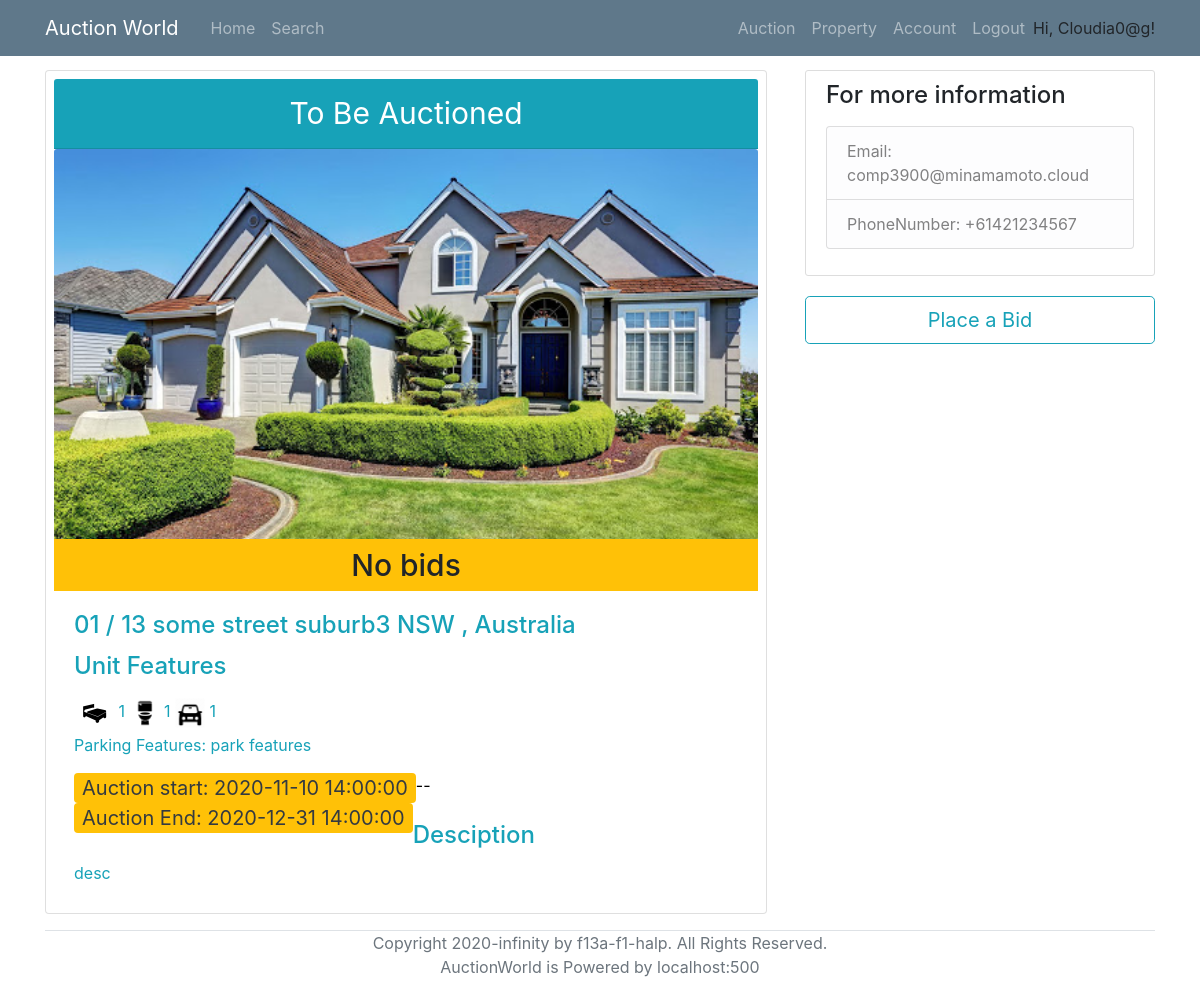
The page /viewProperty/3 (signed in) on the database as committed earlier.
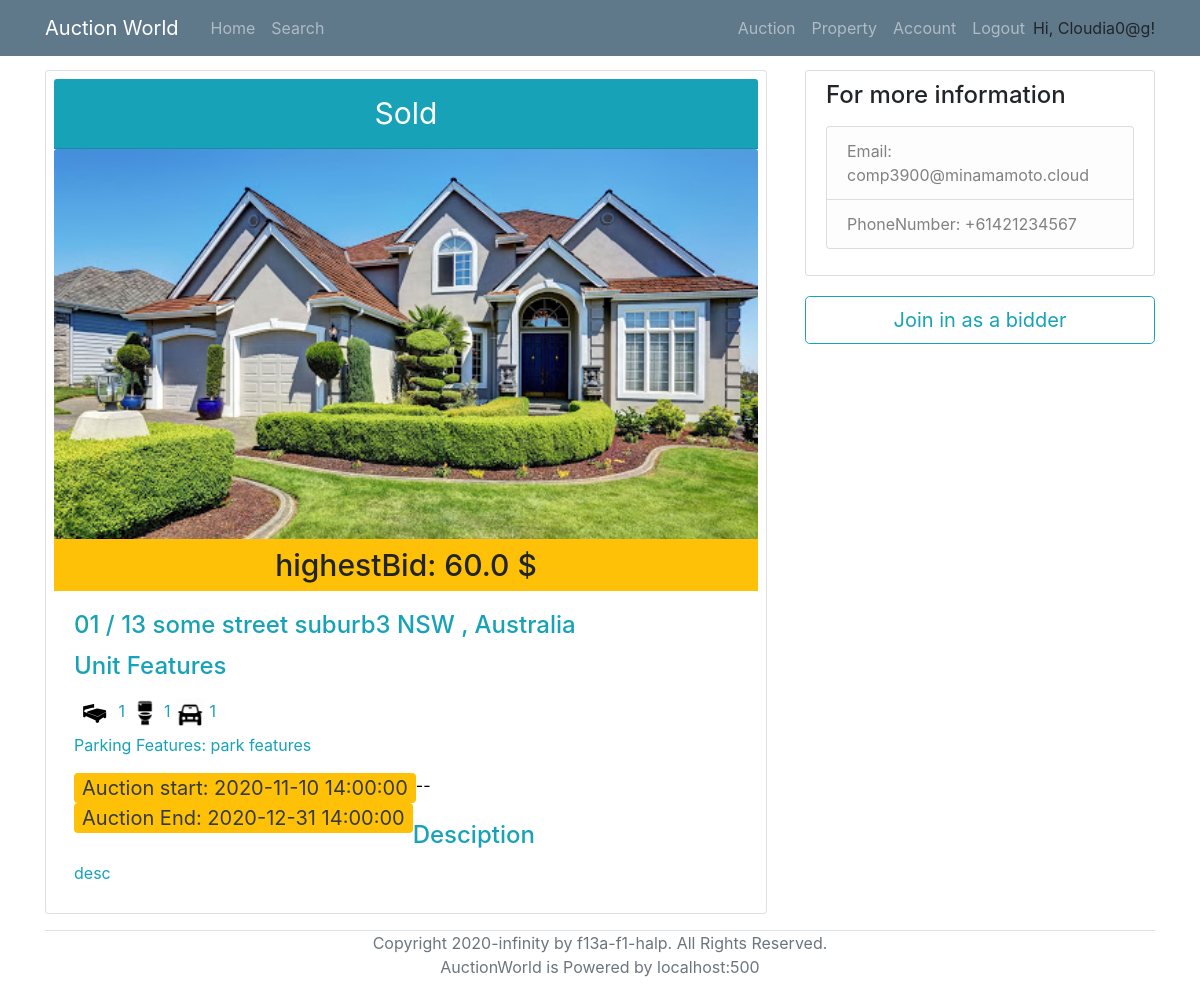
The same page on the database as committed later.
### models.py (models this page shows)
class Bid(db.Model):
    __tablename__ = 'Bid'
    id = db.Column(db.Integer, primary_key=True)
    BidderID = db.Column(db.Integer, db.ForeignKey('User.id'), nullable=False)
    AuctionID = db.Column(db.Integer, db.ForeignKey('AuctionDetails.id'), nullable=False)
    Amount = db.Column(db.Float, nullable=False)

### routes.py (the view)
@app.route('/viewProperty/<property_id>', methods=['POST','GET'])
def viewProperty(property_id):
    property_info = Property.query.filter_by(id=property_id).first_or_404()
    seller = User.query.get(property_info.seller)
    auction = AuctionDetails.query.filter_by(PropertyID = property_id).first()
    if auction:
        highestBid = Bid.query.filter_by(AuctionID = auction.id).order_by(desc(Bid.Amount)).first()
        registered = RegisteredAssociation.query.filter_by(PropertyID = property_id, RegisteredBidderID=current_user.id).first()
    else:
        highestBid = None
        registered = None
    return render_template('viewProperty.html', title='View Property', property=property_info, seller= seller, auction=auction, highestBid=highestBid, registered=registered)

### models.py (called while the page is built)
@login_manager.user_loader
def load_user(id):
    return User.query.get(id)

### templates/viewProperty.html (shortened to what the changed rows need)
{% extends "base.html" %}
{% block content %}
<div class="row">
    {% if current_user.id != seller.id %}
        <div class="col-md-8">
            <div class="card p-2 col-md-3.8 mr-2 mb-3">
    {% else %}
        <div class="col-md-10">
            <div class="card p-2 col-md-3.8 ml-3 mr-2 mb-3">
    {% endif %}
                    <div class="card-header text-center bg-info text-white" style="font-size: 30px;">
                        {% if property.status == "auction" %}
                            To Be Auctioned
                        {% elif property.status == "sold" %}
                            Sold
                        {% else %}
                            Error
                        {% endif %}
                    </div>
                    {% if not property.photo_collection.all() %}
						<img class="card-img-top" src="/static/propertyImage/4.jpg" alt="Card image cap" >
					{% else %}
						<img class="card-img-top" src="/static/propertyImage/{{property.photo_collection.first().photo}}" alt="Card image cap" >
					{% endif %}
                    <h6 class="card-subtitle pt-2 pb-2 text-center bg-warning" style="font-size: 30px;" >
                        {% if highestBid:%}
                            highestBid: {{highestBid.Amount}} $
                        {% else %}
                            No bids
                        {% endif%}
                    </h6>
                    <div class="card-body text-info">
                        <h4 class="card-title">
                        </h4>
                        <h4 class="card-title">{{property.property_type}} Features </h4>
                        <p class="card-text">
                            <span><img src="/static/propertyImage/car.png" alt="Card image cap" style="width:30px; height: 30px;"> {{property.num_parking}}</span> <br>
						</p>
                        {% if auction.AuctionStart and auction.AuctionEnd %}
                            <p class="text-dark bg-warning rounded pl-2 pr-2 mb-0" style="float: left; font-size: 20px;"> Auction start: {{auction.AuctionStart}} </p>
                            <p style="float: left; color: black;" class="mb-0">--</p>
                            <p class="text-dark bg-warning rounded pl-2 pr-2 mb-0" style="float: left; font-size: 20px;"> Auction End: {{auction.AuctionEnd}} </p> <br><br>
                        {% endif %}
                        <h4 class="card-title"> Desciption </h4>
                        <p class="card-text">{{property.description}}</p>
                    </div>
                </div>
    </div>
    {% if current_user.id != seller.id %}
        <div class="col-md-4">
            {% if auction %}
                {% if registered %}
                <a href="{{ url_for( 'viewAuction', AuctionID_= auction.id ) }}" >
                    <button class ="btn btn-outline-info btn-lg" style="width: 100%;" type="submit" >Place a Bid</button>
                </a>
                {% else %}
                <a href="{{ url_for( 'viewAuction', AuctionID_= auction.id ) }}" >
                    <button class ="btn btn-outline-info btn-lg" style="width: 100%;" type="submit" > Join in as a bidder</button>
                </a>
                {% endif %}
            {% else %}
                <p class="badge badge-pill badge-info" style="font-size: 18px;">No auction setted up yet, please wait.</p>
                <a href="{{ url_for( 'viewAuction', AuctionID_= auction.id ) }}" >
                    <button class ="btn btn-outline-info btn-lg" style="width: 100%;" type="submit" disabled> Join in as a bidder</button>
                </a>
            {% endif %}
        </div>
    {% endif %}
</div>
{% endblock %}

Rows that differ between the two databases and show on the page:
now on this page (row edited): Bid: Amount "60.0"
Other text that changed with them:
text no longer shown: "To Be Auctioned No bids Place a Bid"
text now shown: "Sold highestBid: $ Join in as a bidder"
